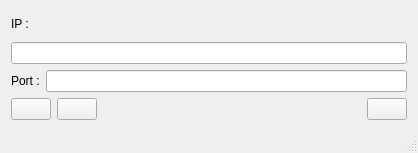
<?xml version="1.0" encoding="UTF-8"?>
<ui version="4.0">
 <class>MainFormClass</class>
 <widget class="QMainWindow" name="MainFormClass">
  <property name="geometry">
   <rect>
    <x>0</x>
    <y>0</y>
    <width>418</width>
    <height>153</height>
   </rect>
  </property>
  <property name="sizePolicy">
   <sizepolicy hsizetype="Preferred" vsizetype="Preferred">
    <horstretch>0</horstretch>
    <verstretch>0</verstretch>
   </sizepolicy>
  </property>
  <property name="windowTitle">
   <string>MainForm</string>
  </property>
  <widget class="QWidget" name="centralWidget">
   <layout class="QVBoxLayout" name="verticalLayout">
    <item>
     <widget class="QLabel" name="label">
      <property name="text">
       <string>IP :</string>
      </property>
     </widget>
    </item>
    <item>
     <widget class="QLineEdit" name="m_ipAddressLineEdit">
      <property name="text">
       <string/>
      </property>
     </widget>
    </item>
    <item>
     <layout class="QHBoxLayout" name="horizontalLayout_2">
      <item>
       <widget class="QLabel" name="label_2">
        <property name="text">
         <string>Port :</string>
        </property>
       </widget>
      </item>
      <item>
       <widget class="QLineEdit" name="m_portLineEdit">
        <property name="text">
         <string/>
        </property>
       </widget>
      </item>
     </layout>
    </item>
    <item>
     <layout class="QHBoxLayout" name="horizontalLayout" stretch="0,0,0,0">
      <property name="spacing">
       <number>6</number>
      </property>
      <property name="sizeConstraint">
       <enum>QLayout::SetDefaultConstraint</enum>
      </property>
      <property name="leftMargin">
       <number>0</number>
      </property>
      <item>
       <widget class="QPushButton" name="m_startButton">
        <property name="toolTip">
         <string>Start streaming.</string>
        </property>
        <property name="text">
         <string/>
        </property>
        <property name="icon">
         <iconset>
          <normaloff>Resource Files/Play-icon.png</normaloff>Resource Files/Play-icon.png</iconset>
        </property>
        <property name="iconSize">
         <size>
          <width>32</width>
          <height>32</height>
         </size>
        </property>
       </widget>
      </item>
      <item>
       <widget class="QPushButton" name="m_stopButton">
        <property name="text">
         <string/>
        </property>
        <property name="icon">
         <iconset>
          <normaloff>Resource Files/Stop-icon.png</normaloff>Resource Files/Stop-icon.png</iconset>
        </property>
        <property name="iconSize">
         <size>
          <width>32</width>
          <height>32</height>
         </size>
        </property>
       </widget>
      </item>
      <item>
       <spacer name="horizontalSpacer_2">
        <property name="orientation">
         <enum>Qt::Horizontal</enum>
        </property>
        <property name="sizeHint" stdset="0">
         <size>
          <width>18</width>
          <height>20</height>
         </size>
        </property>
       </spacer>
      </item>
      <item>
       <widget class="QPushButton" name="m_settingsButton">
        <property name="text">
         <string/>
        </property>
        <property name="icon">
         <iconset>
          <normaloff>Resource Files/Settings_icon_32x32.png</normaloff>Resource Files/Settings_icon_32x32.png</iconset>
        </property>
        <property name="iconSize">
         <size>
          <width>32</width>
          <height>32</height>
         </size>
        </property>
       </widget>
      </item>
     </layout>
    </item>
   </layout>
  </widget>
  <widget class="QStatusBar" name="statusBar"/>
 </widget>
 <layoutdefault spacing="6" margin="11"/>
 <resources/>
 <connections/>
</ui>
